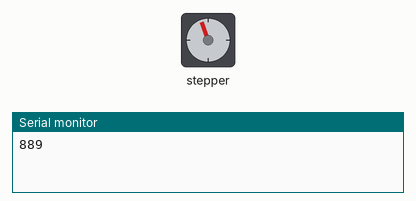
Bench run of a sketch on a simulated Arduino Uno, built with avr-gcc and run on an emulated ATmega328P. Shown: stepper motor, the last lines printed to the serial monitor. Random numbers use the default seed unless the sketch sets one; stepper angles assume 2048 steps per turn.

Above: at 1.57 s.
At 10.1 s:
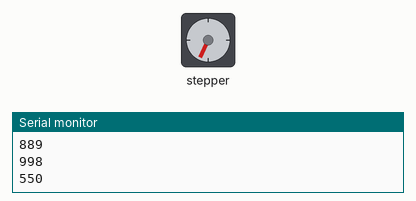
At 20.64 s:
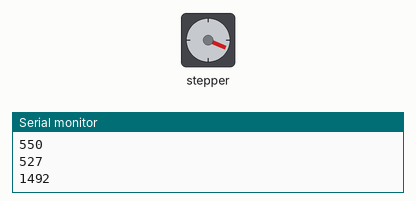
At 39.65 s:
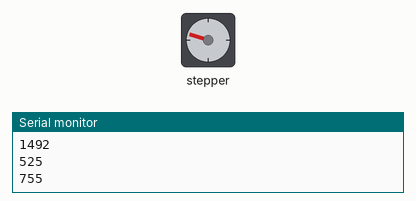
Timing chart, 0 to 40.0 s (numbered marks = the images above):
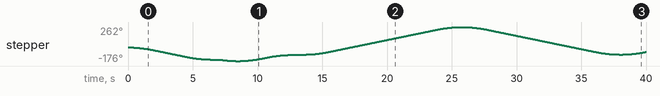

The sketch:

stepper_gun_test.ino
```cpp
#include <AccelStepper.h>

// Motor pin definitions
#define motorPin1  7     // IN1 on the ULN2003 driver 1
#define motorPin2  8     // IN2 on the ULN2003 driver 1
#define motorPin3  12     // IN3 on the ULN2003 driver 1
#define motorPin4  13     // IN4 on the ULN2003 driver 1

// Initialize with pin sequence IN1-IN3-IN2-IN4 for using the AccelStepper with 28BYJ-48
AccelStepper rotator(AccelStepper::FULL4WIRE, motorPin1, motorPin3, motorPin2, motorPin4);

void setup()
{
  Serial.begin(9600);
  rotator.setMaxSpeed(200); // Parametry rotatora ustawione eksperymentalnie.
  rotator.setSpeed(200);
  rotator.setAcceleration(100.0);
  rotator.setCurrentPosition(0);
  randomSeed(analogRead(0));
}

void loop()
{
  rotator_search();
}

//Silnik krokowy szuka i zatrzymuje się.
void rotator_search() {
  if (rotator.distanceToGo() == 0) {           // If position reached...
    rotator.moveTo(superposition());
  }
    rotator.run();                  // Call run() as often as possible
}

// Zwraca losową 'superpozycję' dla silnika krokowego. ;)
int superposition() {
  byte flip = random(2); // Wylosuj, czy ruszy się w prawo czy w lewo.
  int dist = random(250, 1500); //Wylosuj odległość na którą obróci się wieża.
  Serial.println(dist);
  int superpos = 0;
  if (flip == 0){
    superpos = -dist;
  }
  else{
    superpos = dist;
  }
  return superpos;
}
```

Measured:
- by itself, stepper: turns 176° counter-clockwise in 8.2 s, then 438° clockwise in 17.0 s, then 355° counter-clockwise in 12.0 s, then 35° clockwise in 1.8 s
